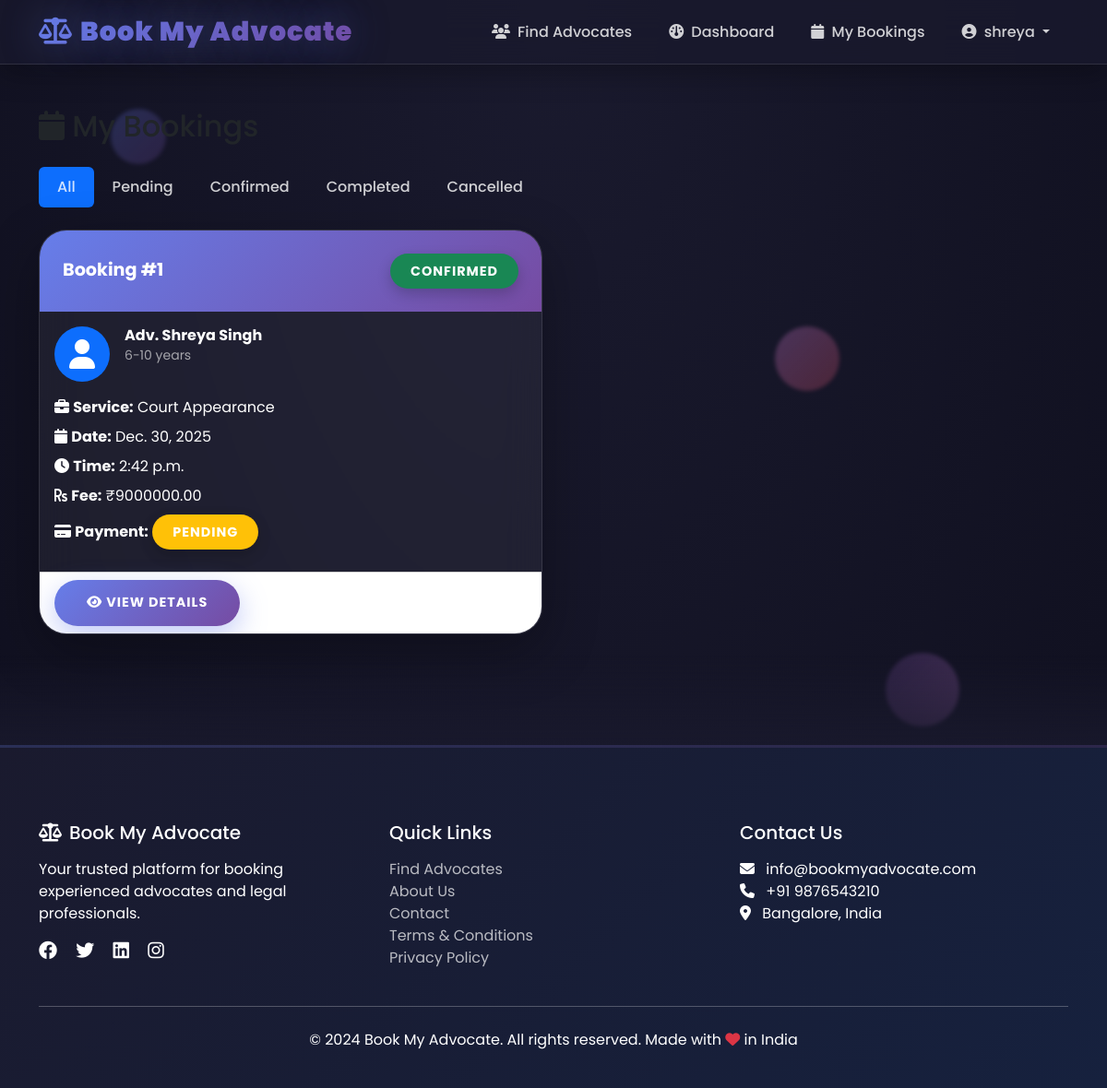
Screenshot of /bookings/my-bookings/ (signed in) with the database file from the repository.
### accounts/models.py (models this page shows, shortened)
class User(AbstractUser):
    USER_TYPE_CHOICES = (
        ('client', 'Client'),
        ('advocate', 'Advocate'),
        ('admin', 'Admin'),
    )
    user_type = models.CharField(max_length=20, choices=USER_TYPE_CHOICES, default='client')
    phone = models.CharField(max_length=15, blank=True)
    address = models.TextField(blank=True)
    profile_picture = models.ImageField(upload_to='profiles/', blank=True, null=True)
    date_of_birth = models.DateField(null=True, blank=True)
    verified = models.BooleanField(default=False)
    created_at = models.DateTimeField(auto_now_add=True)
    updated_at = models.DateTimeField(auto_now=True)
    class Meta:
        ordering = ['-created_at']
    def get_full_name(self):
        return f"{self.first_name} {self.last_name}".strip() or self.username

### bookings/models.py (models this page shows, shortened)
class Booking(models.Model):
    STATUS_CHOICES = (
        ('pending', 'Pending'),
        ('confirmed', 'Confirmed'),
        ('completed', 'Completed'),
        ('cancelled', 'Cancelled'),
        ('rescheduled', 'Rescheduled'),
    )
    SERVICE_TYPE_CHOICES = (
        ('consultation', 'Legal Consultation'),
        ('court_appearance', 'Court Appearance'),
        ('document_review', 'Document Review'),
        ('legal_advice', 'Legal Advice'),
    )
    PAYMENT_STATUS_CHOICES = (
        ('pending', 'Pending'),
        ('paid', 'Paid'),
        ('refunded', 'Refunded'),
    )
    PRIORITY_CHOICES = (
        ('normal', 'Normal'),
        ('urgent', 'Urgent'),
    )
    client = models.ForeignKey(User, on_delete=models.CASCADE, related_name='bookings')
    advocate = models.ForeignKey(Advocate, on_delete=models.CASCADE, related_name='bookings')
    service_type = models.CharField(max_length=30, choices=SERVICE_TYPE_CHOICES)
    booking_date = models.DateField()
    booking_time = models.TimeField()
    duration = models.IntegerField(default=60, help_text="Duration in minutes")
    status = models.CharField(max_length=20, choices=STATUS_CHOICES, default='pending')
    case_description = models.TextField()
    case_type = models.CharField(max_length=100)
    priority = models.CharField(max_length=20, choices=PRIORITY_CHOICES, default='normal')
    total_fee = models.DecimalField(max_digits=10, decimal_places=2)
    payment_status = models.CharField(max_length=20, choices=PAYMENT_STATUS_CHOICES, default='pending')
    meeting_link = models.URLField(blank=True, null=True)
    notes = models.TextField(blank=True)
    cancellation_reason = models.TextField(blank=True)
    created_at = models.DateTimeField(auto_now_add=True)
    updated_at = models.DateTimeField(auto_now=True)
    class Meta:
        ordering = ['-booking_date', '-booking_time']
        unique_together = ['advocate', 'booking_date', 'booking_time']

### advocates/models.py (models this page shows, shortened)
class Advocate(models.Model):
    EXPERIENCE_CHOICES = (
        ('0-2', '0-2 years'),
        ('3-5', '3-5 years'),
        ('6-10', '6-10 years'),
        ('10+', '10+ years'),
    )
    user = models.OneToOneField(User, on_delete=models.CASCADE, related_name='advocate_profile')
    bar_council_id = models.CharField(max_length=50, unique=True)
    specializations = models.ManyToManyField(Specialization, related_name='advocates')
    experience = models.CharField(max_length=10, choices=EXPERIENCE_CHOICES)
    consultation_fee = models.DecimalField(max_digits=10, decimal_places=2, validators=[MinValueValidator(0)])
    court_appearance_fee = models.DecimalField(max_digits=10, decimal_places=2, validators=[MinValueValidator(0)])
    bio = models.TextField()
    languages = models.CharField(max_length=200, help_text="Comma separated languages")
    education = models.TextField()
    certifications = models.TextField(blank=True)
    success_rate = models.DecimalField(
        max_digits=5,
        decimal_places=2,
        default=0,
        validators=[MinValueValidator(0), MaxValueValidator(100)]
    )
    total_cases = models.IntegerField(default=0)
    rating = models.DecimalField(
        max_digits=3,
        decimal_places=2,
        default=0,
        validators=[MinValueValidator(0), MaxValueValidator(5)]
    )
    total_reviews = models.IntegerField(default=0)
    is_available = models.BooleanField(default=True)
    verified = models.BooleanField(default=False)
    created_at = models.DateTimeField(auto_now_add=True)
    updated_at = models.DateTimeField(auto_now=True)
    class Meta:
        ordering = ['-rating', '-total_cases']

### bookings/views.py (the view)
# urls.py: path('my-bookings/', views.my_bookings, name='my_bookings'),
@login_required
def my_bookings(request):
    if request.user.user_type == 'client':
        bookings = Booking.objects.filter(client=request.user).select_related('advocate__user')
    elif request.user.user_type == 'advocate':
        bookings = Booking.objects.filter(advocate__user=request.user).select_related('client')
    else:
        bookings = Booking.objects.all()
    status = request.GET.get('status')
    if status:
        bookings = bookings.filter(status=status)
    context = {
        'bookings': bookings,
    }
    return render(request, 'bookings/my_bookings.html', context)

### templates/bookings/my_bookings.html (shortened to what this page needs)
{% extends 'base.html' %}
{% block content %}
<div class="container my-5">
    <h2 class="mb-4"><i class="fas fa-calendar"></i> My Bookings</h2>
    <ul class="nav nav-pills mb-4">
        <li class="nav-item">
            <a class="nav-link {% if not request.GET.status %}active{% endif %}" href="{% url 'my_bookings' %}">All</a>
        </li>
        <li class="nav-item">
            <a class="nav-link {% if request.GET.status == 'pending' %}active{% endif %}" href="?status=pending">Pending</a>
        </li>
        <li class="nav-item">
            <a class="nav-link {% if request.GET.status == 'confirmed' %}active{% endif %}" href="?status=confirmed">Confirmed</a>
        </li>
        <li class="nav-item">
            <a class="nav-link {% if request.GET.status == 'completed' %}active{% endif %}" href="?status=completed">Completed</a>
        </li>
        <li class="nav-item">
            <a class="nav-link {% if request.GET.status == 'cancelled' %}active{% endif %}" href="?status=cancelled">Cancelled</a>
        </li>
    </ul>
    {% if bookings %}
        <div class="row g-4">
            {% for booking in bookings %}
            <div class="col-md-6">
                <div class="card h-100">
                    <div class="card-header bg-white d-flex justify-content-between align-items-center">
                        <span class="fw-bold">Booking #{{ booking.id }}</span>
                        <span class="badge bg-{% if booking.status == 'confirmed' %}success{% elif booking.status == 'pending' %}warning{% elif booking.status == 'completed' %}info{% else %}danger{% endif %}">
                            {{ booking.get_status_display }}
                        </span>
                    </div>
                    <div class="card-body">
                        <div class="d-flex mb-3">
                            {% if user.user_type == 'client' %}
                                {% if booking.advocate.user.profile_picture %}
                                    <img src="{{ booking.advocate.user.profile_picture.url }}" alt="Advocate" class="rounded-circle me-3" width="60" height="60">
                                {% else %}
                                    <div class="bg-primary rounded-circle me-3 d-flex align-items-center justify-content-center" style="width: 60px; height: 60px;">
                                        <i class="fas fa-user fa-2x text-white"></i>
                                    </div>
                                {% endif %}
                                <div>
                                    <h6 class="mb-0 fw-bold">Adv. {{ booking.advocate.user.get_full_name }}</h6>
                                    <small class="text-muted">{{ booking.advocate.get_experience_display }}</small>
                                </div>
                            {% endif %}
                        </div>
                        <p class="mb-2"><i class="fas fa-briefcase"></i> <strong>Service:</strong> {{ booking.get_service_type_display }}</p>
                        <p class="mb-2"><i class="fas fa-calendar"></i> <strong>Date:</strong> {{ booking.booking_date }}</p>
                        <p class="mb-2"><i class="fas fa-clock"></i> <strong>Time:</strong> {{ booking.booking_time }}</p>
                        <p class="mb-2"><i class="fas fa-rupee-sign"></i> <strong>Fee:</strong> ₹{{ booking.total_fee }}</p>
                        <p class="mb-2">
                            <i class="fas fa-credit-card"></i>
                            <strong>Payment:</strong>
                            <span class="badge bg-{% if booking.payment_status == 'paid' %}success{% elif booking.payment_status == 'pending' %}warning{% else %}danger{% endif %}">
                                {{ booking.get_payment_status_display }}
                            </span>
                        </p>
                    </div>
                    <div class="card-footer bg-white">
                        <a href="{% url 'booking_detail' booking.id %}" class="btn btn-sm btn-primary">
                            <i class="fas fa-eye"></i> View Details
                        </a>
                    </div>
                </div>
            </div>
            {% endfor %}
        </div>
    {% endif %}
</div>
{% endblock %}

### templates/base.html (shortened to what this page needs)
<!DOCTYPE html>
<html lang="en">
<head>
    <link href="https://cdn.jsdelivr.net/npm/bootstrap@5.3.0/dist/css/bootstrap.min.css" rel="stylesheet">
    <link rel="stylesheet" href="https://cdnjs.cloudflare.com/ajax/libs/font-awesome/6.4.0/css/all.min.css">
    <link href="https://unpkg.com/aos@2.3.1/dist/aos.css" rel="stylesheet">
</head>
<body>
    <div class="bg-particles">
        <div class="particle particle-1" style="width: 60px; height: 60px; background: linear-gradient(135deg, rgba(102, 126, 234, 0.4), rgba(118, 75, 162, 0.4)); top: 10%; left: 10%;"></div>
        <div class="particle particle-2" style="width: 80px; height: 80px; background: linear-gradient(135deg, rgba(118, 75, 162, 0.4), rgba(240, 147, 251, 0.4)); top: 60%; left: 80%;"></div>
        <div class="particle particle-3" style="width: 40px; height: 40px; background: linear-gradient(135deg, rgba(102, 126, 234, 0.4), rgba(79, 172, 254, 0.4)); top: 80%; left: 20%;"></div>
        <div class="particle particle-4" style="width: 70px; height: 70px; background: linear-gradient(135deg, rgba(240, 147, 251, 0.4), rgba(245, 87, 108, 0.4)); top: 30%; left: 70%;"></div>
    </div>
    <nav class="navbar navbar-expand-lg navbar-dark sticky-top">
        <div class="container">
            <a class="navbar-brand" href="{% url 'home' %}">
                <i class="fas fa-balance-scale me-2"></i>Book My Advocate
            </a>
            <div class="collapse navbar-collapse" id="navbarNav">
                <ul class="navbar-nav ms-auto">
                    <li class="nav-item">
                        <a class="nav-link" href="{% url 'advocate_list' %}">
                            <i class="fas fa-users me-1"></i> Find Advocates
                        </a>
                    </li>
                    {% if user.is_authenticated %}
                        <li class="nav-item">
                            <a class="nav-link" href="{% url 'dashboard' %}">
                                <i class="fas fa-dashboard me-1"></i> Dashboard
                            </a>
                        </li>
                        <li class="nav-item">
                            <a class="nav-link" href="{% url 'my_bookings' %}">
                                <i class="fas fa-calendar me-1"></i> My Bookings
                            </a>
                        </li>
                        <li class="nav-item dropdown">
                            <a class="nav-link dropdown-toggle" href="#" id="navbarDropdown" role="button" data-bs-toggle="dropdown">
                                <i class="fas fa-user-circle me-1"></i> {{ user.username }}
                            </a>
                        </li>
                    {% endif %}
                </ul>
            </div>
        </div>
    </nav>
    <main>
        {% block content %}{% endblock %}
    </main>
    <footer class="footer">
        <div class="container">
            <div class="row">
                <div class="col-md-4" data-aos="fade-up">
                    <h5><i class="fas fa-balance-scale me-2"></i>Book My Advocate</h5>
                    <p class="mt-3">Your trusted platform for booking experienced advocates and legal professionals.</p>
                    <div class="mt-3">
                        <a href="#" class="text-white me-3"><i class="fab fa-facebook fa-lg"></i></a>
                        <a href="#" class="text-white me-3"><i class="fab fa-twitter fa-lg"></i></a>
                        <a href="#" class="text-white me-3"><i class="fab fa-linkedin fa-lg"></i></a>
                        <a href="#" class="text-white"><i class="fab fa-instagram fa-lg"></i></a>
                    </div>
                </div>
                <div class="col-md-4" data-aos="fade-up" data-aos-delay="100">
                    <h5>Quick Links</h5>
                    <ul class="list-unstyled mt-3">
                        <li><a href="{% url 'advocate_list' %}" class="text-decoration-none">Find Advocates</a></li>
                        <li><a href="#" class="text-decoration-none">About Us</a></li>
                        <li><a href="#" class="text-decoration-none">Contact</a></li>
                        <li><a href="#" class="text-decoration-none">Terms & Conditions</a></li>
                        <li><a href="#" class="text-decoration-none">Privacy Policy</a></li>
                    </ul>
                </div>
                <div class="col-md-4" data-aos="fade-up" data-aos-delay="200">
                    <h5>Contact Us</h5>
                    <p class="mt-3">
                        <i class="fas fa-envelope me-2"></i> info@bookmyadvocate.com<br>
                        <i class="fas fa-phone me-2"></i> +91 9876543210<br>
                        <i class="fas fa-map-marker-alt me-2"></i> Bangalore, India
                    </p>
                </div>
            </div>
            <hr class="bg-light my-4">
            <div class="text-center">
                <p class="mb-0">&copy; 2024 Book My Advocate. All rights reserved. Made with <i class="fas fa-heart text-danger"></i> in India</p>
            </div>
        </div>
    </footer>
</body>
</html>

### rows the page displays
User: username "shreya"
Booking: id "1", status "CONFIRMED", advocate.user.get_full_name "Shreya Singh", advocate.experience "6-10 years", service_type "Court Appearance", booking_date "Dec. 30, 2025", booking_time "2:42 p.m.", total_fee "9000000.00", payment_status "PENDING"
